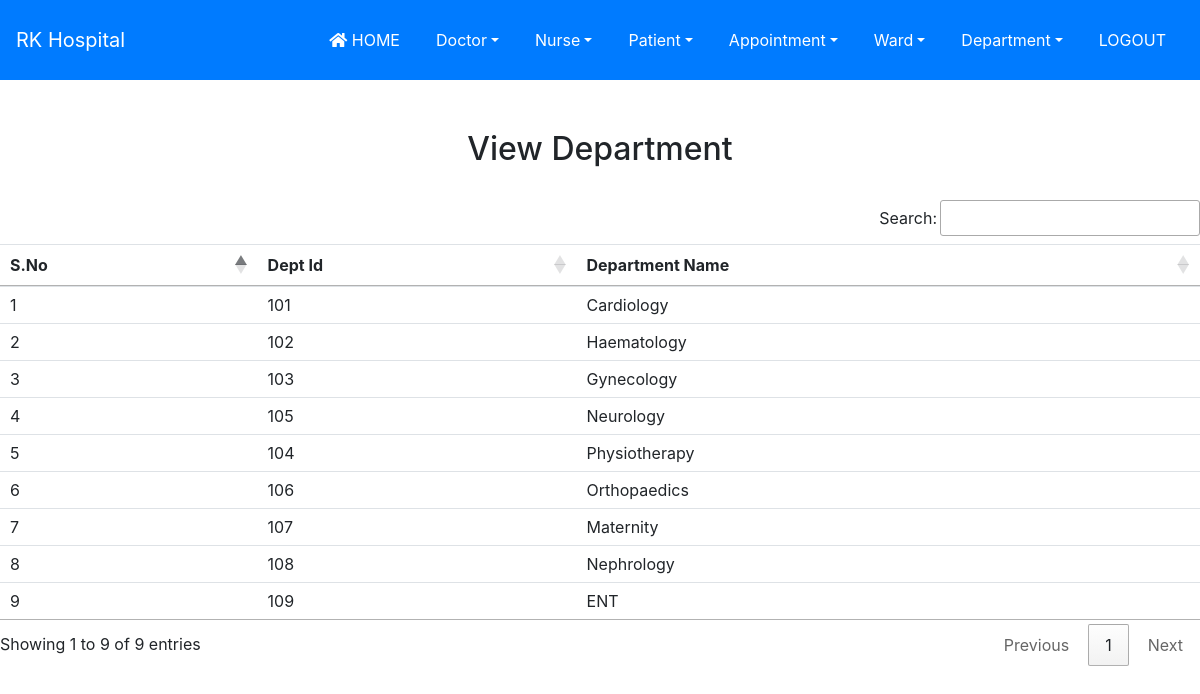
/view_department/ (signed in), run on the app's committed database.
### hospital/models.py (models this page shows, shortened)
class Department(models.Model):
    dept_id=models.IntegerField()
    dept_name=models.CharField(max_length=20)

### hospital/views.py (the view)
# urls.py: path('view_department/', View_Department, name='view_department'),
def View_Department(request):
    if not request.user.is_staff:
        return redirect('login')
    dept= Department.objects.all()
    dp={'dept': dept }
    return render(request, 'view_department.html', dp)

### hospital/templates/view_department.html
{% extends 'navigationbar.html' %}
{% load static %}
{% block body %}
<div class="container" style="margin-top:50px">
<h2 class="text-center">View Department</h2>
<br>
</div>
<table class="table table-hover demo" id="example">
    <thead>
    <tr>
        <th>S.No</th>
        <th>Dept Id</th>
        <th>Department Name</th>
    </tr>
    </thead>
    <tbody>
    {% for i in dept%}
    <tr>
        <td>{{i.id}}</td>
        <td>{{i.dept_id}}</td>
        <td>{{i.dept_name}}</td>
    </tr>
    {% endfor %}
    </tbody>
</table>
{% endblock %}

### data on the page
Department: id "1", dept_id "101", dept_name "Cardiology"
Department: id "2", dept_id "102", dept_name "Haematology"
Department: id "3", dept_id "103", dept_name "Gynecology"
Department: id "4", dept_id "105", dept_name "Neurology"
Department: id "5", dept_id "104", dept_name "Physiotherapy"
Department: id "6", dept_id "106", dept_name "Orthopaedics"
Department: id "7", dept_id "107", dept_name "Maternity"
Department: id "8", dept_id "108", dept_name "Nephrology"
Department: id "9", dept_id "109", dept_name "ENT"
